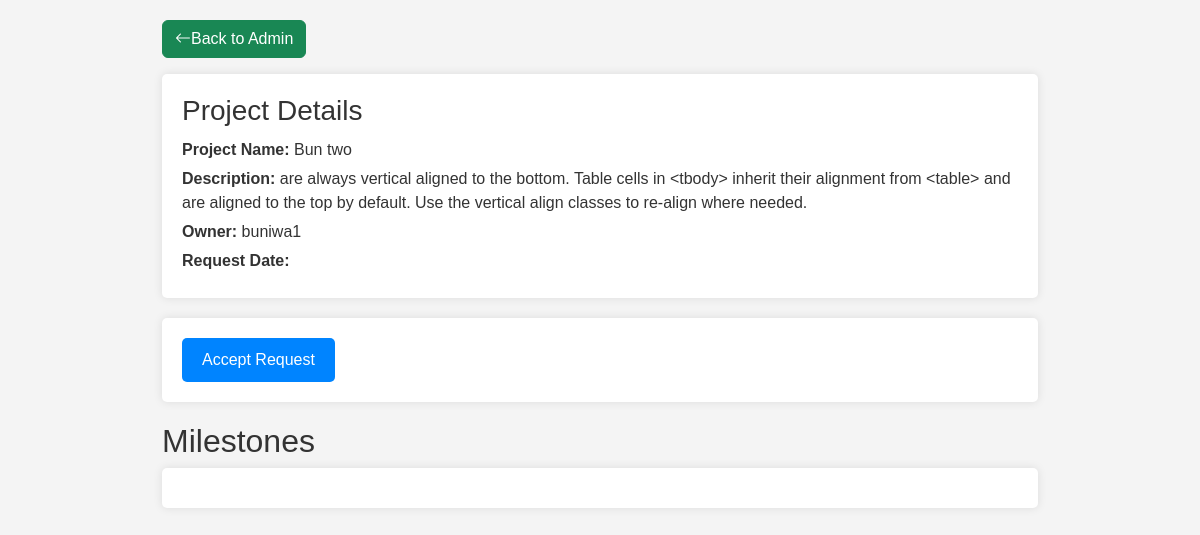
Screenshot of /portal/create_milestones/13/ (signed in) with the database file from the repository.
### Portal/models.py (models this page shows, shortened)
class ProjectRequest(models.Model):
    user = models.ForeignKey(User, on_delete=models.CASCADE)
    project_name = models.CharField(max_length=100)
    description = models.TextField()
    status = models.CharField(max_length=20, choices=[('Requested', 'Requested'), ('In Progress', 'In Progress'), ('Completed', 'Completed')])

### Portal/views.py (the view)
# urls.py: path('create_milestones/<int:request_id>/', views.create_milestones, name='create_milestones'),  # Create Milestones
@login_required
def create_milestones(request, request_id):
    project_request = get_object_or_404(ProjectRequest, id=request_id)
    if request.method == 'POST':
        if 'accept_request' in request.POST:
            project_request.status = 'In Progress'
            project_request.save()
            return JsonResponse({'success': True, 'status': 'In Progress'})
        elif 'complete_project' in request.POST:
            project_request.status = 'Completed'
            project_request.save()
            return JsonResponse({'success': True, 'status': 'Completed'})
        else:
            form = MilestoneForm(request.POST, request.FILES)
            if form.is_valid():
                milestone = form.save(commit=False)
                milestone.project = project_request
                milestone.save()
                return JsonResponse({'success': True})
            else:
                return JsonResponse({'success': False, 'errors': form.errors})
    else:
        form = MilestoneForm()
    milestones = Milestone.objects.filter(project=project_request)
    all_milestones_complete = all(milestone.completed for milestone in milestones)
    return render(request, 'Portal/create_milestones.html', {
        'form': form,
        'milestones': milestones,
        'project_request': project_request,
        'request_id': request_id,
        'all_milestones_complete': all_milestones_complete,
    })

### Buniwa/context_processors.py (called while the page is built)
def profile_photo(request):
    if request.user.is_authenticated:
        user_details = UserDetails.objects.get(user=request.user)
        profile_photo_url = user_details.profile_photo.url if user_details.profile_photo else 'https://st3.depositphotos.com/15648834/17930/v/600/depositphotos_179308454-stock-illustration-unknown-person-silhouette-glasses-profile.jpg'
        return {'profile_photo_url': profile_photo_url}
    return {}

### Portal/templates/Portal/create_milestones.html (shortened to what this page needs)
<!DOCTYPE html>
<html lang="en">
<head>
    <link href="https://cdn.jsdelivr.net/npm/bootstrap@5.3.3/dist/css/bootstrap.min.css" rel="stylesheet">
    <link rel="stylesheet" href="https://cdn.jsdelivr.net/npm/bootstrap-icons@1.11.3/font/bootstrap-icons.min.css">
</head>
<body>
    <div class="container">
        <div>
            <p><a href="{% url 'admin_portal' %}" class="btn btn-success"><i class="bi bi-arrow-left"></i>Back to Admin</a></p>
        </div>
        <div class="project-details">
            <h3>Project Details</h3>
            <p><strong>Project Name:</strong> {{ project_request.project_name }}</p>
            <p><strong>Description:</strong> {{ project_request.description }}</p>
            <p><strong>Owner:</strong> {{ project_request.user.username }}</p>
            <p><strong>Request Date:</strong> {{ project_request.created_at }}</p>
        </div>
        <div class="buttons">
            {% if project_request.status == 'Requested' %}
    <form id="AcceptBtn" method="post" action="{% url 'accept_request' request_id %}">
        <button type="submit" name="accept_request" class="accept-btn">Accept Request</button>
    </form>
        {% elif project_request.status == 'In Progress' %}
            <button id="createMilestoneBtn" class="btn btn-primary">Create/Add Milestone</button>
        {% endif %}
        </div>
        <h2>Milestones</h2>
        <div class="milestone-card">
        </div>
    </div>
</body>
</html>

### Portal/templates/Portal/create_milestones.html (style rules this page uses)
body { font-family: Arial, sans-serif; background-color: #f4f4f4; color: #333; margin: 0; padding: 20px; }
h2 { color: #333; }
.container { max-width: 900px; margin: 0 auto; }
form { background: white; border-radius: 5px; box-shadow: 0 0 10px rgba(0,0,0,0.1); padding: 20px; margin-bottom: 20px; }
button { background-color: #0084ff; color: #fff; border: none; border-radius: 5px; padding: 10px 20px; cursor: pointer; }
.milestone-card { background: white; border-radius: 5px; box-shadow: 0 0 10px rgba(0,0,0,0.1); padding: 20px; margin-bottom: 10px; display: flex; justify-content: space-between; align-items: center; }
.project-details { background: white; border-radius: 5px; box-shadow: 0 0 10px rgba(0,0,0,0.1); padding: 20px; margin-bottom: 20px; }
.project-details h3 { margin: 0; margin-bottom: 10px; }
.project-details p { margin: 5px 0; }

### rows the page displays
ProjectRequest: project_name "Bun two", description "are always vertical aligned to the bottom. Table cells in <tbody> inherit their alignment from <table> and are aligned to the top by default. Use the vertical align classes to re-align where needed.", user.username "buniwa1"
